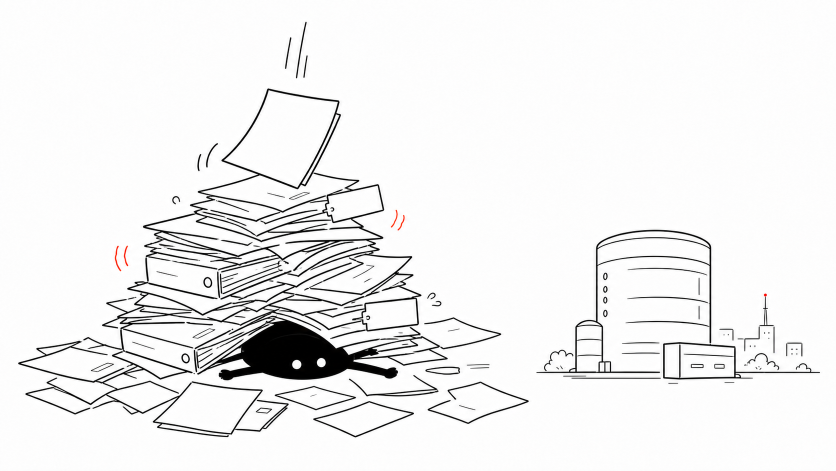
#> input picture gallery/daily-4panel/2026-06-02-one-operator-seven-scripts/source/panel-2-v4-base.png, 1672 x 941 px (shown at 1/2 size)
$ python build_panel2_v4.py
#> lines starting #> are read from the running program, lines starting #| are printed output that depends on the picture
#> in main, img is the input picture: PIL image 1672x941 RGB; mean R, G, B 240.2, 240.1, 240
from pathlib import Path

from PIL import Image, ImageDraw, ImageFont


ROOT = Path(__file__).resolve().parent
SRC = ROOT / "source"

BASE = SRC / "panel-2-v4-base.png"
OUT = ROOT / "panel-2-v4.png"

FONT_REGULAR = "/System/Library/Fonts/Supplemental/Bradley Hand Bold.ttf"
FONT_FALLBACK = "/System/Library/Fonts/Supplemental/ChalkboardSE.ttc"

BLACK = (18, 18, 18)


def load_font(size: int) -> ImageFont.FreeTypeFont:
    for path in (FONT_REGULAR, FONT_FALLBACK):
        try:
            return ImageFont.truetype(path, size=size)
        except OSError:
            continue
    return ImageFont.load_default()


def draw_fit_text(
    draw: ImageDraw.ImageDraw,
    box: tuple[int, int, int, int],
    text: str,
    max_size: int,
    min_size: int,
    align: str = "center",
) -> None:
#> called with box = (845, 420, 1200, 505), text = '…always one more script.', max_size = 38, min_size = 28, align = 'left'
    x1, y1, x2, y2 = box
    for size in range(max_size, min_size - 1, -2):
        font = load_font(size)
        spacing = int(size * 0.18)
        bbox = draw.multiline_textbbox((0, 0), text, font=font, spacing=spacing, align=align)
        width = bbox[2] - bbox[0]
        height = bbox[3] - bbox[1]
        if width <= x2 - x1 and height <= y2 - y1:
            anchor = "mm" if align == "center" else "lm"
            pos = ((x1 + x2) / 2, (y1 + y2) / 2) if align == "center" else (x1, (y1 + y2) / 2)
            draw.multiline_text(
                pos,
                text,
                font=font,
                fill=BLACK,
                spacing=spacing,
                align=align,
                anchor=anchor,
            )
            return

    font = load_font(min_size)
    draw.multiline_text((x1, y1), text, font=font, fill=BLACK, spacing=int(min_size * 0.18), align=align)


def draw_rotated_label(
    img: Image.Image,
    center: tuple[int, int],
    text: str,
    size: int,
    angle: float = 0,
) -> None:
#> called with center = (699, 408), text = 'mysql.sh', size = 25, angle = -6
    font = load_font(size)
    label = Image.new("RGBA", (240, 80), (255, 255, 255, 0))
    draw = ImageDraw.Draw(label)
    draw.text((120, 40), text, font=font, fill=BLACK, anchor="mm")
    rotated = label.rotate(angle, expand=True, resample=Image.Resampling.BICUBIC)
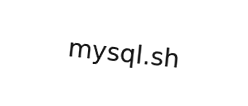
#> rotated: PIL image 248x106 RGBA; mean R, G, B, A 0.6, 0.6, 0.6, 5.6; transparent parts drawn white
    x = center[0] - rotated.width // 2
#> x = 575
    y = center[1] - rotated.height // 2
#> y = 355
    img.paste(rotated, (x, y), rotated)


def main() -> None:
    img = Image.open(BASE).convert("RGB")
    draw = ImageDraw.Draw(img)

    xiaohei_line = "\u2026always one more script."
    mysql_line = "We've always done it this way."

    # Character lines: black text in open whitespace, no bubble or ordinary frame.
    draw_fit_text(draw, (845, 420, 1200, 505), xiaohei_line, max_size=38, min_size=28, align="left")
    draw_fit_text(draw, (1030, 245, 1600, 360), mysql_line, max_size=48, min_size=34, align="left")

    # Short script labels sit on script tabs/papers, so the object itself is the only frame.
    draw_rotated_label(img, (699, 408), "mysql.sh", 25, angle=-6)
    draw_rotated_label(img, (770, 618), "backup.sh", 22, angle=2)
#> call 2 of draw_rotated_label, with center = (770, 618), text = 'backup.sh', size = 22, angle = 2
#> in draw_rotated_label (call 2), `rotated = label.rotate(angle, expand=True, resample=Image.Resampling.B..`:
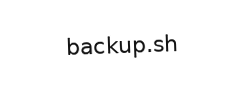
#> rotated: PIL image 244x90 RGBA; mean R, G, B, A 0.6, 0.6, 0.6, 6.2; transparent parts drawn white
    draw_rotated_label(img, (430, 820), "resize.sh", 24, angle=5)
#> call 3 of draw_rotated_label, with center = (430, 820), text = 'resize.sh', size = 24, angle = 5
#> in draw_rotated_label (call 3), `rotated = label.rotate(angle, expand=True, resample=Image.Resampling.B..`:
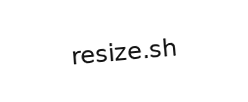
#> rotated: PIL image 248x102 RGBA; mean R, G, B, A 0.5, 0.5, 0.5, 5.2; transparent parts drawn white

    img.save(OUT)
    print(OUT)


if __name__ == "__main__":
    main()
